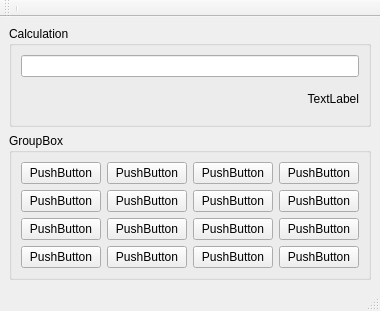
<?xml version="1.0" encoding="UTF-8"?>
<ui version="4.0">
 <class>MainWindow</class>
 <widget class="QMainWindow" name="MainWindow">
  <property name="geometry">
   <rect>
    <x>0</x>
    <y>0</y>
    <width>356</width>
    <height>311</height>
   </rect>
  </property>
  <property name="windowTitle">
   <string>MainWindow</string>
  </property>
  <widget class="QWidget" name="centralwidget">
   <layout class="QVBoxLayout" name="verticalLayout">
    <item>
     <widget class="QGroupBox" name="groupBox">
      <property name="title">
       <string>Calculation</string>
      </property>
      <layout class="QVBoxLayout" name="verticalLayout_2">
       <item>
        <widget class="QLineEdit" name="lineEdit">
         <property name="alignment">
          <set>Qt::AlignmentFlag::AlignRight|Qt::AlignmentFlag::AlignTrailing|Qt::AlignmentFlag::AlignVCenter</set>
         </property>
        </widget>
       </item>
       <item>
        <widget class="QLabel" name="label">
         <property name="text">
          <string>TextLabel</string>
         </property>
         <property name="alignment">
          <set>Qt::AlignmentFlag::AlignRight|Qt::AlignmentFlag::AlignTrailing|Qt::AlignmentFlag::AlignVCenter</set>
         </property>
        </widget>
       </item>
      </layout>
     </widget>
    </item>
    <item>
     <widget class="QGroupBox" name="groupBox_2">
      <property name="title">
       <string>GroupBox</string>
      </property>
      <layout class="QGridLayout" name="gridLayout">
       <item row="0" column="0">
        <widget class="QPushButton" name="pushButton">
         <property name="text">
          <string>PushButton</string>
         </property>
         <attribute name="buttonGroup">
          <string notr="true">buttonGroup</string>
         </attribute>
        </widget>
       </item>
       <item row="0" column="1">
        <widget class="QPushButton" name="pushButton_3">
         <property name="text">
          <string>PushButton</string>
         </property>
         <attribute name="buttonGroup">
          <string notr="true">buttonGroup</string>
         </attribute>
        </widget>
       </item>
       <item row="0" column="2">
        <widget class="QPushButton" name="pushButton_4">
         <property name="text">
          <string>PushButton</string>
         </property>
         <attribute name="buttonGroup">
          <string notr="true">buttonGroup</string>
         </attribute>
        </widget>
       </item>
       <item row="0" column="3">
        <widget class="QPushButton" name="pushButton_10">
         <property name="text">
          <string>PushButton</string>
         </property>
         <attribute name="buttonGroup">
          <string notr="true">buttonGroup</string>
         </attribute>
        </widget>
       </item>
       <item row="1" column="0">
        <widget class="QPushButton" name="pushButton_2">
         <property name="text">
          <string>PushButton</string>
         </property>
         <attribute name="buttonGroup">
          <string notr="true">buttonGroup</string>
         </attribute>
        </widget>
       </item>
       <item row="1" column="1">
        <widget class="QPushButton" name="pushButton_6">
         <property name="text">
          <string>PushButton</string>
         </property>
         <attribute name="buttonGroup">
          <string notr="true">buttonGroup</string>
         </attribute>
        </widget>
       </item>
       <item row="1" column="2">
        <widget class="QPushButton" name="pushButton_7">
         <property name="text">
          <string>PushButton</string>
         </property>
         <attribute name="buttonGroup">
          <string notr="true">buttonGroup</string>
         </attribute>
        </widget>
       </item>
       <item row="1" column="3">
        <widget class="QPushButton" name="pushButton_11">
         <property name="text">
          <string>PushButton</string>
         </property>
         <attribute name="buttonGroup">
          <string notr="true">buttonGroup</string>
         </attribute>
        </widget>
       </item>
       <item row="2" column="0">
        <widget class="QPushButton" name="pushButton_5">
         <property name="text">
          <string>PushButton</string>
         </property>
         <attribute name="buttonGroup">
          <string notr="true">buttonGroup</string>
         </attribute>
        </widget>
       </item>
       <item row="2" column="1">
        <widget class="QPushButton" name="pushButton_9">
         <property name="text">
          <string>PushButton</string>
         </property>
         <attribute name="buttonGroup">
          <string notr="true">buttonGroup</string>
         </attribute>
        </widget>
       </item>
       <item row="2" column="2">
        <widget class="QPushButton" name="pushButton_8">
         <property name="text">
          <string>PushButton</string>
         </property>
         <attribute name="buttonGroup">
          <string notr="true">buttonGroup</string>
         </attribute>
        </widget>
       </item>
       <item row="2" column="3">
        <widget class="QPushButton" name="pushButton_12">
         <property name="text">
          <string>PushButton</string>
         </property>
         <attribute name="buttonGroup">
          <string notr="true">buttonGroup</string>
         </attribute>
        </widget>
       </item>
       <item row="3" column="0">
        <widget class="QPushButton" name="pushButton_13">
         <property name="text">
          <string>PushButton</string>
         </property>
         <attribute name="buttonGroup">
          <string notr="true">buttonGroup</string>
         </attribute>
        </widget>
       </item>
       <item row="3" column="1">
        <widget class="QPushButton" name="pushButton_14">
         <property name="text">
          <string>PushButton</string>
         </property>
         <attribute name="buttonGroup">
          <string notr="true">buttonGroup</string>
         </attribute>
        </widget>
       </item>
       <item row="3" column="2">
        <widget class="QPushButton" name="pushButton_15">
         <property name="text">
          <string>PushButton</string>
         </property>
         <attribute name="buttonGroup">
          <string notr="true">buttonGroup</string>
         </attribute>
        </widget>
       </item>
       <item row="3" column="3">
        <widget class="QPushButton" name="pushButton_16">
         <property name="text">
          <string>PushButton</string>
         </property>
         <attribute name="buttonGroup">
          <string notr="true">buttonGroup</string>
         </attribute>
        </widget>
       </item>
      </layout>
     </widget>
    </item>
   </layout>
  </widget>
  <widget class="QStatusBar" name="statusbar"/>
  <widget class="QToolBar" name="toolBar">
   <property name="windowTitle">
    <string>toolBar</string>
   </property>
   <attribute name="toolBarArea">
    <enum>TopToolBarArea</enum>
   </attribute>
   <attribute name="toolBarBreak">
    <bool>false</bool>
   </attribute>
   <addaction name="separator"/>
  </widget>
  <widget class="QMenuBar" name="menubar">
   <property name="geometry">
    <rect>
     <x>0</x>
     <y>0</y>
     <width>356</width>
     <height>33</height>
    </rect>
   </property>
  </widget>
 </widget>
 <resources/>
 <connections/>
 <buttongroups>
  <buttongroup name="buttonGroup"/>
 </buttongroups>
</ui>
